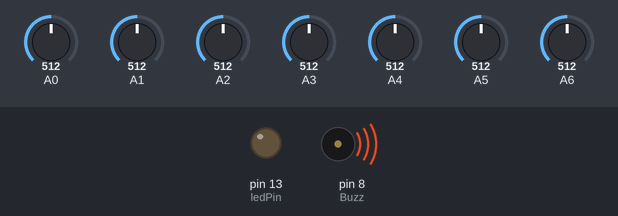
The sketch below on a simulated Arduino Nano, built with avr-gcc and run on an emulated ATmega328P. Parts: output pins drawn as LEDs (lit = HIGH), buzzer (waves = sounding). The inputs (shaded band) are chosen by the test bench; at power-on: A0 = 512, A1 = 512, A2 = 512, A3 = 512, A4 = 512, A5 = 512, A6 = 512.

Above: at 0.1 s.
Timing chart, 0 to 1.6 s (numbered marks = the images above):
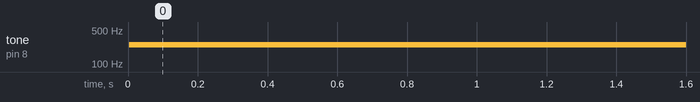

Measured:
- by itself, tone on pin 8 (Buzz): silent → 247 Hz at 0.00 s

The sketch:

banana-piano.ino
```cpp
/* musical notes */
#include "pitches.h"


// PIN VARIABLE DECLARATIONS
const int echoPin = 11;
const int triggerPin = 12;
const int ledPin = 13;

// VARIABLES FOR CALCULATIONS
unsigned int duration, distance;

// TONE OUTPUT
const int Buzz = 8;


void setup(){
  // SET UP SERIAL COMMUNICATION
  //Serial.begin(9600);
  // CONFIGURE INPUT AND OUTPUT PINS
  pinMode(echoPin, INPUT);
  pinMode(triggerPin, OUTPUT);
  pinMode(13, OUTPUT);

// Declare the buzzer
  pinMode(Buzz, OUTPUT);

}

void loop(){

  /*
 // SEND THE FIRING PULSE ON THE "TRIGGER" PIN
  digitalWrite(triggerPin, LOW);
  //delayMicroseconds(2);
  digitalWrite(triggerPin, HIGH);
  // THE PULSE STAYS HIGH FOR AT LEAST 10 uS
  //delayMicroseconds(10);
  digitalWrite(triggerPin, LOW);

  // MEASURE THE HIGH TIME ON THE "ECHO" PIN; THE PULSE IS PROPORTIONAL TO THE MEASURED DISTANCE
  duration = pulseIn(echoPin, HIGH);

  // THE SPEED OF SOUND IS 340 M/S, I.E. 29 MICROSECONDS PER CENTIMETER
  // DIVIDE THE PULSE TIME BY 58, THE ROUND-TRIP TIME OF THE SOUND WAVE PER CENTIMETER
  distance = duration / 58;

  // SEND THE RESULT TO THE SERIAL MONITOR
  //Serial.print(distance);
  //Serial.println(" cm");
  //delay(200);
 */


// LEMON KEYBOARD
 if( ((analogRead(0)+analogRead(0))/2) <=1019){
  tone(Buzz, NOTE_C3, 100);
 }

 if( ((analogRead(1)+analogRead(1))/2)<= 1019){
   tone(Buzz, NOTE_D3, 100);
 }

if( ((analogRead(2)+analogRead(2))/2)<= 1019){
   tone(Buzz, NOTE_E3, 100);
 }

if( ((analogRead(3)+analogRead(3))/2)<= 1019){
   tone(Buzz, NOTE_F3, 100);
 }

if( ((analogRead(4)+analogRead(4))/2)<= 1019){
   tone(Buzz, NOTE_G3, 100);
 }

if( ((analogRead(5)+analogRead(5))/2)<= 1019){
   tone(Buzz, NOTE_A3, 100);
 }

if( ((analogRead(6)+analogRead(6))/2)<= 1019){
   tone(Buzz, NOTE_B3, 150);
 }


}
```

pitches.h
```cpp
/*************************************************
 * Public Constants
 *************************************************/

#define NOTE_B0  31
#define NOTE_C1  33
#define NOTE_CS1 35
#define NOTE_D1  37
#define NOTE_DS1 39
#define NOTE_E1  41
#define NOTE_F1  44
#define NOTE_FS1 46
#define NOTE_G1  49
#define NOTE_GS1 52
#define NOTE_A1  55
#define NOTE_AS1 58
#define NOTE_B1  62
#define NOTE_C2  65
#define NOTE_CS2 69
#define NOTE_D2  73
#define NOTE_DS2 78
#define NOTE_E2  82
#define NOTE_F2  87
#define NOTE_FS2 93
#define NOTE_G2  98
#define NOTE_GS2 104
#define NOTE_A2  110
#define NOTE_AS2 117
#define NOTE_B2  123
#define NOTE_C3  131
#define NOTE_CS3 139
#define NOTE_D3  147
#define NOTE_DS3 156
#define NOTE_E3  165
#define NOTE_F3  175
#define NOTE_FS3 185
#define NOTE_G3  196
#define NOTE_GS3 208
#define NOTE_A3  220
#define NOTE_AS3 233
#define NOTE_B3  247
#define NOTE_C4  262
#define NOTE_CS4 277
#define NOTE_D4  294
#define NOTE_DS4 311
#define NOTE_E4  330
#define NOTE_F4  349
#define NOTE_FS4 370
#define NOTE_G4  392
#define NOTE_GS4 415
#define NOTE_A4  440
#define NOTE_AS4 466
#define NOTE_B4  494
#define NOTE_C5  523
#define NOTE_CS5 554
#define NOTE_D5  587
#define NOTE_DS5 622
#define NOTE_E5  659
#define NOTE_F5  698
#define NOTE_FS5 740
#define NOTE_G5  784
#define NOTE_GS5 831
#define NOTE_A5  880
#define NOTE_AS5 932
#define NOTE_B5  988
#define NOTE_C6  1047
#define NOTE_CS6 1109
#define NOTE_D6  1175
#define NOTE_DS6 1245
#define NOTE_E6  1319
#define NOTE_F6  1397
#define NOTE_FS6 1480
#define NOTE_G6  1568
#define NOTE_GS6 1661
#define NOTE_A6  1760
#define NOTE_AS6 1865
#define NOTE_B6  1976
#define NOTE_C7  2093
#define NOTE_CS7 2217
#define NOTE_D7  2349
#define NOTE_DS7 2489
#define NOTE_E7  2637
#define NOTE_F7  2794
#define NOTE_FS7 2960
#define NOTE_G7  3136
#define NOTE_GS7 3322
#define NOTE_A7  3520
#define NOTE_AS7 3729
#define NOTE_B7  3951
#define NOTE_C8  4186
#define NOTE_CS8 4435
#define NOTE_D8  4699
#define NOTE_DS8 4978
```
